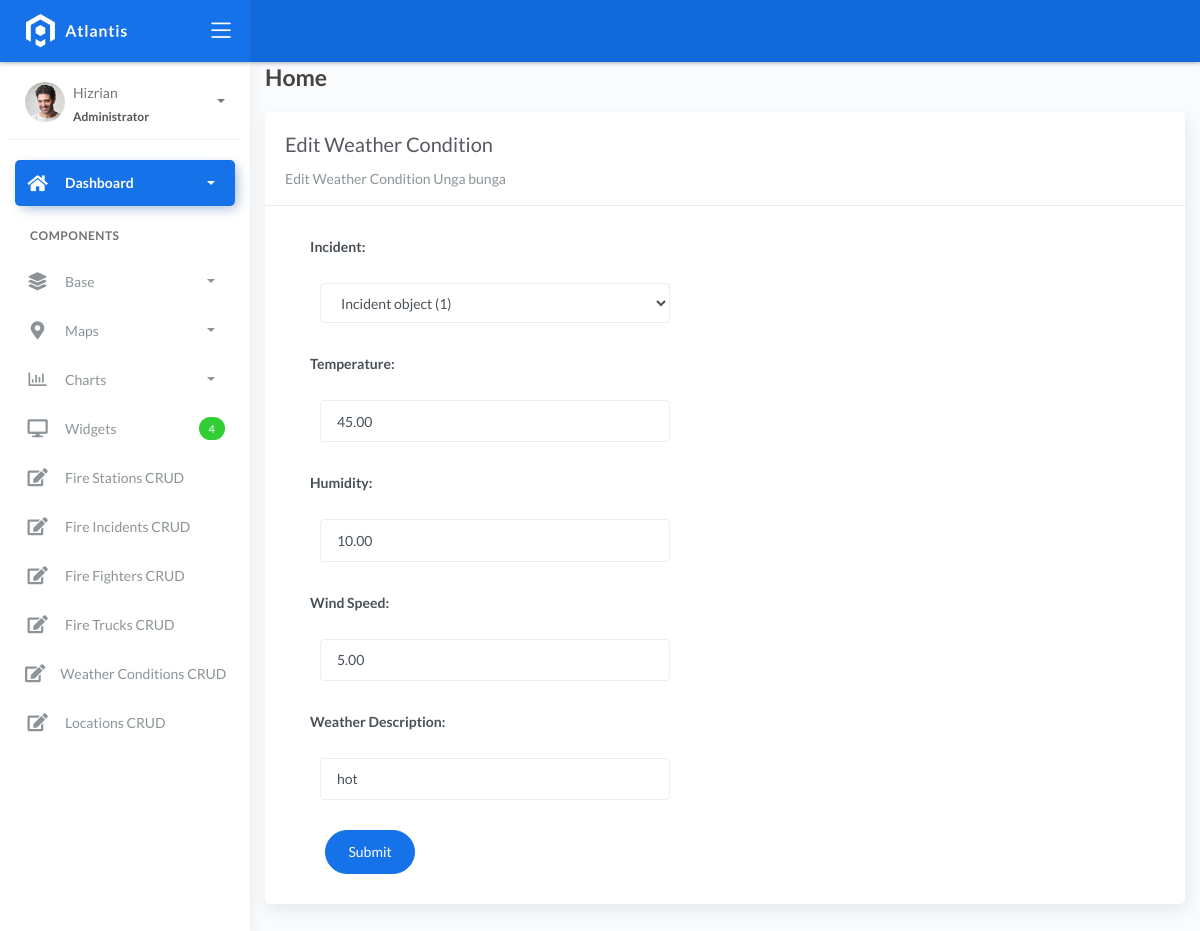
Page /weatherconditionlist/1 on the committed database.
### fire/models.py (models this page shows)
class BaseModel(models.Model):
    created_at = models.DateTimeField(auto_now_add=True, db_index=True)
    updated_at = models.DateTimeField(auto_now=True)
    class Meta:
        abstract = True

class WeatherConditions(BaseModel):
    incident = models.ForeignKey(Incident, on_delete=models.CASCADE)
    temperature = models.DecimalField(max_digits=10, decimal_places=2)
    humidity = models.DecimalField(max_digits=10, decimal_places=2)
    wind_speed = models.DecimalField(max_digits=10, decimal_places=2)
    weather_description = models.CharField(max_length=150)

### fire/views.py (the view, shortened to what this page needs)
# urls.py: path('weatherconditionlist/<pk>', WeatherConditionUpdateView.as_view(), name='weathercondition-update'),
class WeatherConditionUpdateView(UpdateView):
    model = WeatherConditions
    form_class = WeatherConditionForm
    template_name = "editweather.html"
    success_url = reverse_lazy('weathercondition-list')

### fire/forms.py
class WeatherConditionForm(ModelForm):
    class Meta:
        model = WeatherConditions
        fields = "__all__"
        labels = {
            'incident': 'Incident',
            'temperature': 'Temperature',
            'humidity': 'Humidity',
            'wind_speed': 'Wind Speed',
            'weather_description': 'Weather Description',
        }

### templates/editweather.html (shortened to what this page needs)
{% extends 'base.html' %} {% load static %} {% block content %}
<div class="content">
    <div class="container-fluid">
        <h4 class="page-title">Home</h4>
        <div class="row">
            <div class="col-md-12">
                <div class="card">
                    <div class="card-header">
                        <div class="card-title">Edit Weather Condition</div>
                        <div class="card-category">Edit Weather Condition Unga bunga</div>
                    </div>
                    <div class="col-md-6">
                    <div class="card-body">
                        <form action="" method="post" novalidate>
                            {% csrf_token %} {% include 'includes/form.html' %}
                                <div class="form-group">
                                    <div class="col-md-12 col-sm-3">
                                        <button type="submit" class="btn btn-primary btn-rounded">Submit</button>
                                    </div>
                                </div>
                            </div>
                    </div>
                    </div>
                </div>
            </div>
        </div>
    </div>
</div>
{% endblock %}

### templates/includes/form.html (shortened to what this page needs)
{% load widget_tweaks %}
{% for field in form %}
<div class="field item form-group">
    <label>{{ field.label_tag }}</label>
  <div class="form-group">
    {% render_field field class="form-control" %}
  </div>
</div>
{% endfor %}

### rows in the picture
WeatherConditions: incident "Incident object (1)" "45.00" "10.00" "5.00" "hot"

### other values in the picture
{{ field.label_tag }} "Incident:" "Temperature:" "Humidity:" "Wind Speed:" "Weather Description:"
